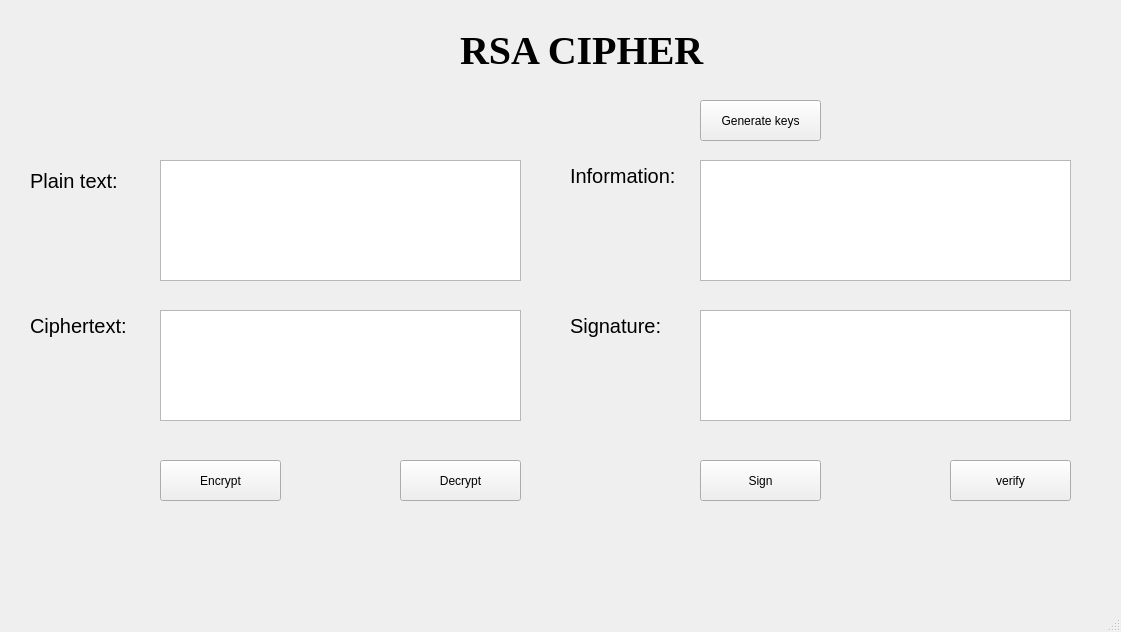
<?xml version="1.0" encoding="UTF-8"?>
<ui version="4.0">
 <class>MainWindow</class>
 <widget class="QMainWindow" name="MainWindow">
  <property name="geometry">
   <rect>
    <x>0</x>
    <y>0</y>
    <width>1121</width>
    <height>632</height>
   </rect>
  </property>
  <property name="windowTitle">
   <string>MainWindow</string>
  </property>
  <widget class="QWidget" name="centralwidget">
   <widget class="QLabel" name="label">
    <property name="geometry">
     <rect>
      <x>460</x>
      <y>10</y>
      <width>251</width>
      <height>81</height>
     </rect>
    </property>
    <property name="font">
     <font>
      <family>Times New Roman</family>
      <pointsize>30</pointsize>
      <weight>75</weight>
      <bold>true</bold>
     </font>
    </property>
    <property name="text">
     <string>RSA CIPHER</string>
    </property>
   </widget>
   <widget class="QLabel" name="label_2">
    <property name="geometry">
     <rect>
      <x>30</x>
      <y>160</y>
      <width>91</width>
      <height>41</height>
     </rect>
    </property>
    <property name="font">
     <font>
      <pointsize>15</pointsize>
     </font>
    </property>
    <property name="text">
     <string>Plain text:</string>
    </property>
   </widget>
   <widget class="QLabel" name="label_3">
    <property name="geometry">
     <rect>
      <x>30</x>
      <y>300</y>
      <width>121</width>
      <height>51</height>
     </rect>
    </property>
    <property name="font">
     <font>
      <pointsize>15</pointsize>
     </font>
    </property>
    <property name="text">
     <string>Ciphertext:</string>
    </property>
   </widget>
   <widget class="QLabel" name="label_4">
    <property name="geometry">
     <rect>
      <x>570</x>
      <y>160</y>
      <width>131</width>
      <height>31</height>
     </rect>
    </property>
    <property name="font">
     <font>
      <pointsize>15</pointsize>
     </font>
    </property>
    <property name="text">
     <string>Information:</string>
    </property>
   </widget>
   <widget class="QLabel" name="label_5">
    <property name="geometry">
     <rect>
      <x>570</x>
      <y>300</y>
      <width>101</width>
      <height>51</height>
     </rect>
    </property>
    <property name="font">
     <font>
      <pointsize>15</pointsize>
     </font>
    </property>
    <property name="text">
     <string>Signature:</string>
    </property>
   </widget>
   <widget class="QTextEdit" name="txt_plain_text">
    <property name="geometry">
     <rect>
      <x>160</x>
      <y>160</y>
      <width>361</width>
      <height>121</height>
     </rect>
    </property>
   </widget>
   <widget class="QTextEdit" name="txt_cipher_text">
    <property name="geometry">
     <rect>
      <x>160</x>
      <y>310</y>
      <width>361</width>
      <height>111</height>
     </rect>
    </property>
   </widget>
   <widget class="QTextEdit" name="txt_info">
    <property name="geometry">
     <rect>
      <x>700</x>
      <y>160</y>
      <width>371</width>
      <height>121</height>
     </rect>
    </property>
   </widget>
   <widget class="QTextEdit" name="txt_sign">
    <property name="geometry">
     <rect>
      <x>700</x>
      <y>310</y>
      <width>371</width>
      <height>111</height>
     </rect>
    </property>
   </widget>
   <widget class="QPushButton" name="btn_encrypt">
    <property name="geometry">
     <rect>
      <x>160</x>
      <y>460</y>
      <width>121</width>
      <height>41</height>
     </rect>
    </property>
    <property name="text">
     <string>Encrypt</string>
    </property>
   </widget>
   <widget class="QPushButton" name="btn_decrypt">
    <property name="geometry">
     <rect>
      <x>400</x>
      <y>460</y>
      <width>121</width>
      <height>41</height>
     </rect>
    </property>
    <property name="text">
     <string>Decrypt</string>
    </property>
   </widget>
   <widget class="QPushButton" name="btn_sign">
    <property name="geometry">
     <rect>
      <x>700</x>
      <y>460</y>
      <width>121</width>
      <height>41</height>
     </rect>
    </property>
    <property name="text">
     <string>Sign</string>
    </property>
   </widget>
   <widget class="QPushButton" name="btn_verify">
    <property name="geometry">
     <rect>
      <x>950</x>
      <y>460</y>
      <width>121</width>
      <height>41</height>
     </rect>
    </property>
    <property name="text">
     <string>verify</string>
    </property>
   </widget>
   <widget class="QPushButton" name="btn_gen_keys">
    <property name="geometry">
     <rect>
      <x>700</x>
      <y>100</y>
      <width>121</width>
      <height>41</height>
     </rect>
    </property>
    <property name="text">
     <string>Generate keys</string>
    </property>
   </widget>
  </widget>
  <widget class="QMenuBar" name="menubar">
   <property name="geometry">
    <rect>
     <x>0</x>
     <y>0</y>
     <width>1121</width>
     <height>21</height>
    </rect>
   </property>
  </widget>
  <widget class="QStatusBar" name="statusbar"/>
 </widget>
 <resources/>
 <connections/>
</ui>
